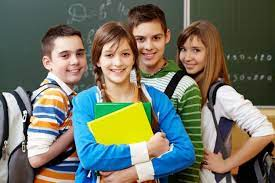
#> input picture ComputerVision/cv-snippets/object_detection/images/2.jpeg, 275 x 183 px
$ python object_detection.py
#> lines starting #> are read from the running program, lines starting #| are printed output that depends on the picture; after the words box and inside, x2 and y2 are one past the last pixel; in counts of white or black regions, pixels touching at a corner belong together
import cv2

# Haarcascade files
haarcascade_files = {
    'body': 'haarcascade_fullbody.xml',
    'upperbody': 'haarcascade_upperbody.xml',
    'face2': 'haarcascade_frontalface_alt2.xml'
}

# Load the cascades
haarcascades = {}
for object_name, file_name in haarcascade_files.items():
    haarcascades[object_name] = cv2.CascadeClassifier(
        cv2.data.haarcascades + file_name)
#> further down, img is the input picture: shape (183, 275, 3); mean B, G, R 100.4, 115.6, 112.5

def detect_objects(img, object_names):
    # Convert into grayscale
    gray = cv2.cvtColor(img, cv2.COLOR_BGR2GRAY)
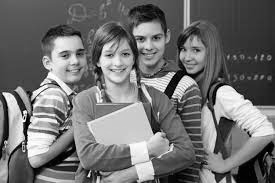
#> gray: shape (183, 275); min 0, max 255, mean 112.9
    for name in object_names:
        # Detect objects
        objects = haarcascades[name].detectMultiScale(gray, 1.1, 4)
        # Draw rectangle around the bodies
        for (x, y, w, h) in objects:
            print(x, y, w, h)
            cv2.rectangle(img, (x, y), (x+w, y+h), (255, 0, 0), 2)
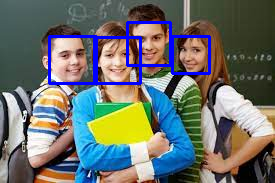
#> img: shape (183, 275, 3); 3.86% of pixels changed, all inside (x1, y1, x2, y2) = (48, 21, 211, 85)
    # Display the output
    cv2.imwrite('output.jpg', img)
    cv2.imshow('img', img)


if __name__ == '__main__':
    img = cv2.imread('images/2.jpeg')
    detect_objects(img, haarcascades.keys())
